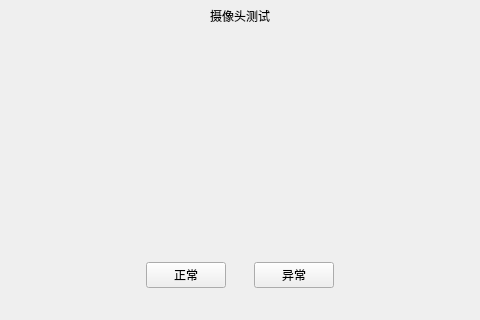
<?xml version="1.0" encoding="UTF-8"?>
<ui version="4.0">
 <class>ui_factory_camera</class>
 <widget class="QMainWindow" name="ui_factory_camera">
  <property name="geometry">
   <rect>
    <x>0</x>
    <y>0</y>
    <width>480</width>
    <height>320</height>
   </rect>
  </property>
  <property name="focusPolicy">
   <enum>Qt::StrongFocus</enum>
  </property>
  <property name="windowTitle">
   <string>MainWindow</string>
  </property>
  <widget class="QWidget" name="centralwidget">
   <layout class="QVBoxLayout" name="verticalLayout" stretch="1,7,1,1">
    <property name="spacing">
     <number>0</number>
    </property>
    <property name="leftMargin">
     <number>0</number>
    </property>
    <property name="topMargin">
     <number>0</number>
    </property>
    <property name="rightMargin">
     <number>0</number>
    </property>
    <property name="bottomMargin">
     <number>0</number>
    </property>
    <item>
     <widget class="QWidget" name="factory_camera_title_widget" native="true">
      <layout class="QHBoxLayout" name="horizontalLayout" stretch="1,1,2,2">
       <property name="spacing">
        <number>0</number>
       </property>
       <property name="leftMargin">
        <number>0</number>
       </property>
       <property name="topMargin">
        <number>0</number>
       </property>
       <property name="rightMargin">
        <number>0</number>
       </property>
       <property name="bottomMargin">
        <number>0</number>
       </property>
       <item alignment="Qt::AlignLeft|Qt::AlignVCenter">
        <widget class="clicked_Label" name="factory_camera_back_btn" native="true">
         <property name="text" stdset="0">
          <string/>
         </property>
        </widget>
       </item>
       <item>
        <spacer name="horizontalSpacer">
         <property name="orientation">
          <enum>Qt::Horizontal</enum>
         </property>
         <property name="sizeHint" stdset="0">
          <size>
           <width>77</width>
           <height>20</height>
          </size>
         </property>
        </spacer>
       </item>
       <item>
        <widget class="QLabel" name="factory_camera_title_label">
         <property name="styleSheet">
          <string notr="true"/>
         </property>
         <property name="text">
          <string>摄像头测试</string>
         </property>
         <property name="alignment">
          <set>Qt::AlignCenter</set>
         </property>
        </widget>
       </item>
       <item>
        <spacer name="horizontalSpacer_2">
         <property name="orientation">
          <enum>Qt::Horizontal</enum>
         </property>
         <property name="sizeHint" stdset="0">
          <size>
           <width>157</width>
           <height>20</height>
          </size>
         </property>
        </spacer>
       </item>
      </layout>
     </widget>
    </item>
    <item>
     <widget class="QWidget" name="widget_3" native="true">
      <layout class="QHBoxLayout" name="horizontalLayout_5">
       <property name="spacing">
        <number>0</number>
       </property>
       <property name="leftMargin">
        <number>0</number>
       </property>
       <property name="rightMargin">
        <number>0</number>
       </property>
       <property name="bottomMargin">
        <number>0</number>
       </property>
       <item>
        <widget class="QLabel" name="label11">
        <property name="text">
       	<string> </string>
      	</property>
     	</widget>
       </item>
       <item>
        <widget class="QLabel" name="tip_label"/>
       </item>
       <item>
        <widget class="QLabel" name="label12">
        <property name="text">
       	<string> </string>
      	</property>
     	</widget>
       </item>
      </layout>
     </widget>
    </item>
    <item>
     <widget class="QWidget" name="widget_2" native="true">
      <layout class="QHBoxLayout" name="horizontalLayout_2">
       <property name="spacing">
        <number>0</number>
       </property>
       <property name="leftMargin">
        <number>0</number>
       </property>
       <property name="rightMargin">
        <number>0</number>
       </property>
       <property name="bottomMargin">
        <number>0</number>
       </property>
       <item>
        <spacer name="horizontalSpacer_3">
         <property name="orientation">
          <enum>Qt::Horizontal</enum>
         </property>
         <property name="sizeHint" stdset="0">
          <size>
           <width>157</width>
           <height>20</height>
          </size>
         </property>
        </spacer>
       </item>
       <item>
        <widget class="QPushButton" name="factory_camera_ok_btn">
         <property name="sizePolicy">
          <sizepolicy hsizetype="Expanding" vsizetype="Expanding">
           <horstretch>0</horstretch>
           <verstretch>0</verstretch>
          </sizepolicy>
         </property>
         <property name="maximumSize">
          <size>
           <width>225</width>
           <height>80</height>
          </size>
         </property>
         <property name="styleSheet">
          <string notr="true"/>
         </property>
         <property name="text">
          <string>正常</string>
         </property>
        </widget>
       </item>
       <item>
        <spacer name="horizontalSpacer_5">
         <property name="orientation">
          <enum>Qt::Horizontal</enum>
         </property>
         <property name="sizeHint" stdset="0">
          <size>
           <width>40</width>
           <height>20</height>
          </size>
         </property>
        </spacer>
       </item>
       <item>
        <widget class="QPushButton" name="factory_camera_fail_btn">
         <property name="text">
          <string>异常</string>
         </property>
        </widget>
       </item>
       <item>
        <spacer name="horizontalSpacer_4">
         <property name="orientation">
          <enum>Qt::Horizontal</enum>
         </property>
         <property name="sizeHint" stdset="0">
          <size>
           <width>157</width>
           <height>20</height>
          </size>
         </property>
        </spacer>
       </item>
      </layout>
     </widget>
    </item>
    <item>
     <spacer name="verticalSpacer">
      <property name="orientation">
       <enum>Qt::Vertical</enum>
      </property>
      <property name="sizeHint" stdset="0">
       <size>
        <width>20</width>
        <height>29</height>
       </size>
      </property>
     </spacer>
    </item>
   </layout>
  </widget>
 </widget>
 <customwidgets>
  <customwidget>
   <class>clicked_Label</class>
   <extends>QWidget</extends>
   <header location="global">clicked_label.hpp</header>
  </customwidget>
 </customwidgets>
 <resources/>
 <connections/>
</ui>
